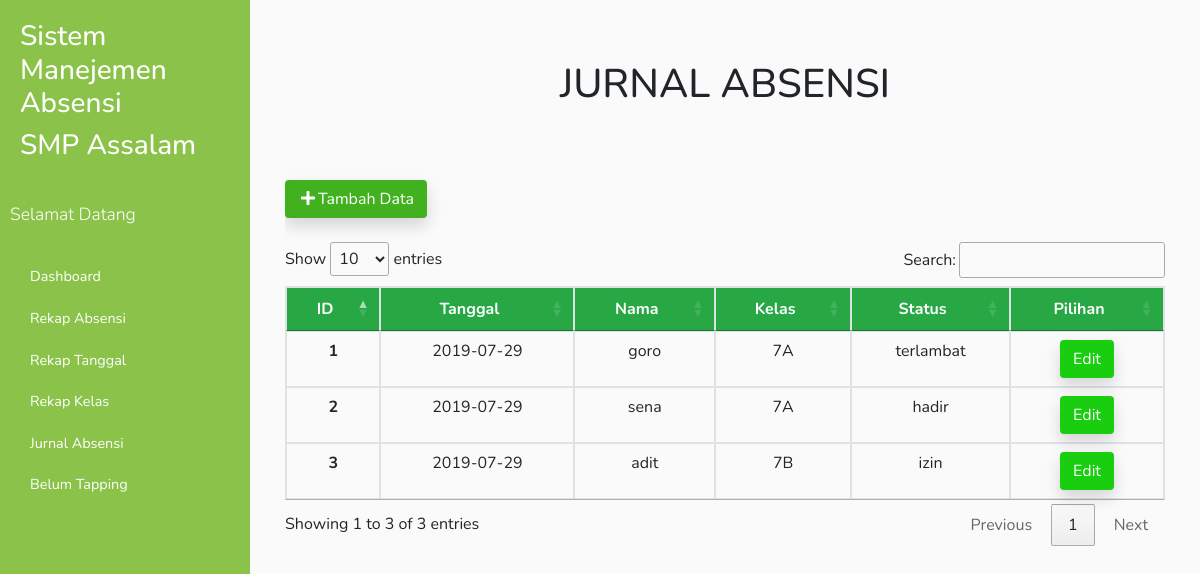
Screenshot of /admin/halamanabsensi.php (signed in) with the database file from the repository.
### tables this page shows
CREATE TABLE `absensi` (
  `idabsensi` int(255) NOT NULL,
  `tanggal` date NOT NULL,
  `namasiswa` varchar(100) NOT NULL,
  `kelas` varchar(255) NOT NULL,
  `status` varchar(100) NOT NULL
);

### admin/halamanabsensi.php (the view, shortened to what this page needs)
<?php
  $level=$_SESSION['level'];
  ?>
<head>
  <link rel="stylesheet" href="https://cdnjs.cloudflare.com/ajax/libs/font-awesome/4.7.0/css/font-awesome.min.css" type="text/css">
  <link rel="stylesheet" href="../now-ui-kit.css">
  <link rel="stylesheet" href="https://cdn.datatables.net/1.10.19/css/jquery.dataTables.min.css">
  <link rel="stylesheet" href="https://maxcdn.bootstrapcdn.com/bootstrap/4.0.0/css/bootstrap.min.css">
  <link rel="stylesheet" href="../css/dashboard.css">
</head>
<body>
  <div class="wrapper">
  <?php
  if ($level=='admin') {
    include './sidebaradmin.php';
  }elseif ($level=='piket') {
    include './sidebarpiket.php';
  }elseif ($level=='wali') {
    include'./sidebarwali.php';
  }elseif ($level=='siswa') {
    header('location: ../index.php');
  }
?>
    <div id="content">
    <div class="py-3">
    <div class="container">
      <div class="row">
        <div class="col-md-12">
          <h1 class="text-center mt-4">JURNAL ABSENSI</h1>
        </div>
      </div>
    </div>
  </div>
  <div class="">
    <div class="container">
      <div class="row">
        <div class="col-md-12">
          <div class="table-responsive">
            <table class="table table-bordered " id="myTable">
            <br/>
            <br/>
            <button class="btn btn-primary shadow" data-toggle="modal" data-target="#ModalTmbhDataA"><i class="fa fa-fw fa-plus"></i>Tambah Data</button>
            <br/>
            <br/>
              <thead class="thead-primary">
                <tr class="bg-success">
                  <th class="table-primary align-items-center text-center justify-content-center bg-success">ID</th>
                  <th class="table-primary align-items-center justify-content-center text-center bg-success">Tanggal</th>
                  <th class="table-primary align-items-center justify-content-center text-center bg-success">Nama</th>
                  <th class="table-primary align-items-center justify-content-center text-center bg-success">Kelas</th>
                  <th class="table-primary align-items-center justify-content-center text-center bg-success">Status</th>
                  <th class="table-primary text-center justify-content-center align-items-center bg-success">Pilihan</th>
                </tr>
              </thead>
                <?php
                  include '../configasalam.php';
                  if ($level=='wali') {
                    $kelas=$_SESSION['kelas'];
                    $data = mysqli_query($conn,"select * from absensi where kelas='$kelas'");
                  }else{
                    $data = mysqli_query($conn,"select * from absensi");
                  }
                  while($d = mysqli_fetch_array($data)){
                ?>
                <tr>
                  <th class="align-items-center justify-content-center text-center"><?php echo $d['idabsensi'] ?></th>
                  <td class="justify-content-center align-items-center text-center"><?php echo $d['tanggal'] ?></td>
                  <td class="justify-content-center align-items-center text-center"><?php echo $d['namasiswa'] ?></td>
                   <td class="justify-content-center align-items-center text-center"><?php echo $d['kelas'] ?></td>
                  <td class="justify-content-center align-items-center text-center"><?php echo $d['status'] ?></td>
                  <td class="justify-content-center align-items-center text-center">
                    <div class="btn-group">
                      <button class="btn btn-success shadow" data-target="#ModalEditDataA<?php echo $d['idabsensi']; ?>" data-toggle="modal" >Edit</button>
                    </div>
                  </td>
                </tr>
              <?php } ?>
            </table>
          </div>
        </div>
      </div>
    </div>
  </div>
  </body>
</html>

### admin/sidebarpiket.php
<nav id="sidebar">
  <div class="sidebar-header">
    <h3> Sistem Manejemen Absensi</h3>
    <h3> SMP Assalam </h3>
  </div>
  <ul class="list-unstyled component">
    <p> Selamat Datang </p>
    <li class="active">
      <a href="./dashboard_piket.php"> Dashboard </a>
    </li>
    <li>
      <a href="./tanggalrekap.php"> Rekap Absensi </a>
    </li>
    <li>
        <a href="./halamanrekaphari.php"> Rekap Tanggal</a>
    </li>
      <li>
        <a href="./tanggalrekaphari.php"> Rekap Kelas </a>
      </li>
    <li>
      <a href="./halamanabsensi.php"> Jurnal Absensi </a>
    </li>
    <li>
      <a href="./halamantelad.php"> Belum Tapping </a>
    </li>
  </ul>
</nav>

### css/dashboard.css (style rules this page uses)
body { font-family: 'Nunito', sans-serif; background: #fafafa; }
p { font-family: 'Nunito', sans-serif; font-size: 1.1em; font-weight: 300; line-height: 1.7em; color: #999; }
a, a:hover, a:focus { color: inherit; text-decoration: none; transition: all 0.3s; }
.wrapper { display: flex; width: 100%; align-items: stretch; perspective: 1500px; }
#sidebar { min-width: 250px; max-width: 250px; background: #8bc34a; color: #fff; transition: all 0.6s cubic-bezier(0.945, 0.020, 0.270, 0.665); transform-origin: bottom left; }
#sidebar .sidebar-header { padding: 20px; background: #8bc34a; }
#sidebar ul p { color: #fff; padding: 10px; }
#sidebar ul li a { padding: 10px; font-size: 1.1em; display: block; }
#sidebar ul li.active>a, a[aria-expanded="true"] { color: #fff; background: #8bc34a; }
ul li a { font-size: 0.9em !important; padding-left: 30px !important; background: #8bc34a; }
#content { width: 100%; padding: 20px; min-height: 100vh; transition: all 0.3s; }

### rows the page displays
absensi: idabsensi "1", tanggal "2019-07-29", namasiswa "goro", kelas "7A", status "terlambat"
absensi: idabsensi "2", tanggal "2019-07-29", namasiswa "sena", kelas "7A", status "hadir"
absensi: idabsensi "3", tanggal "2019-07-29", namasiswa "adit", kelas "7B", status "izin"
